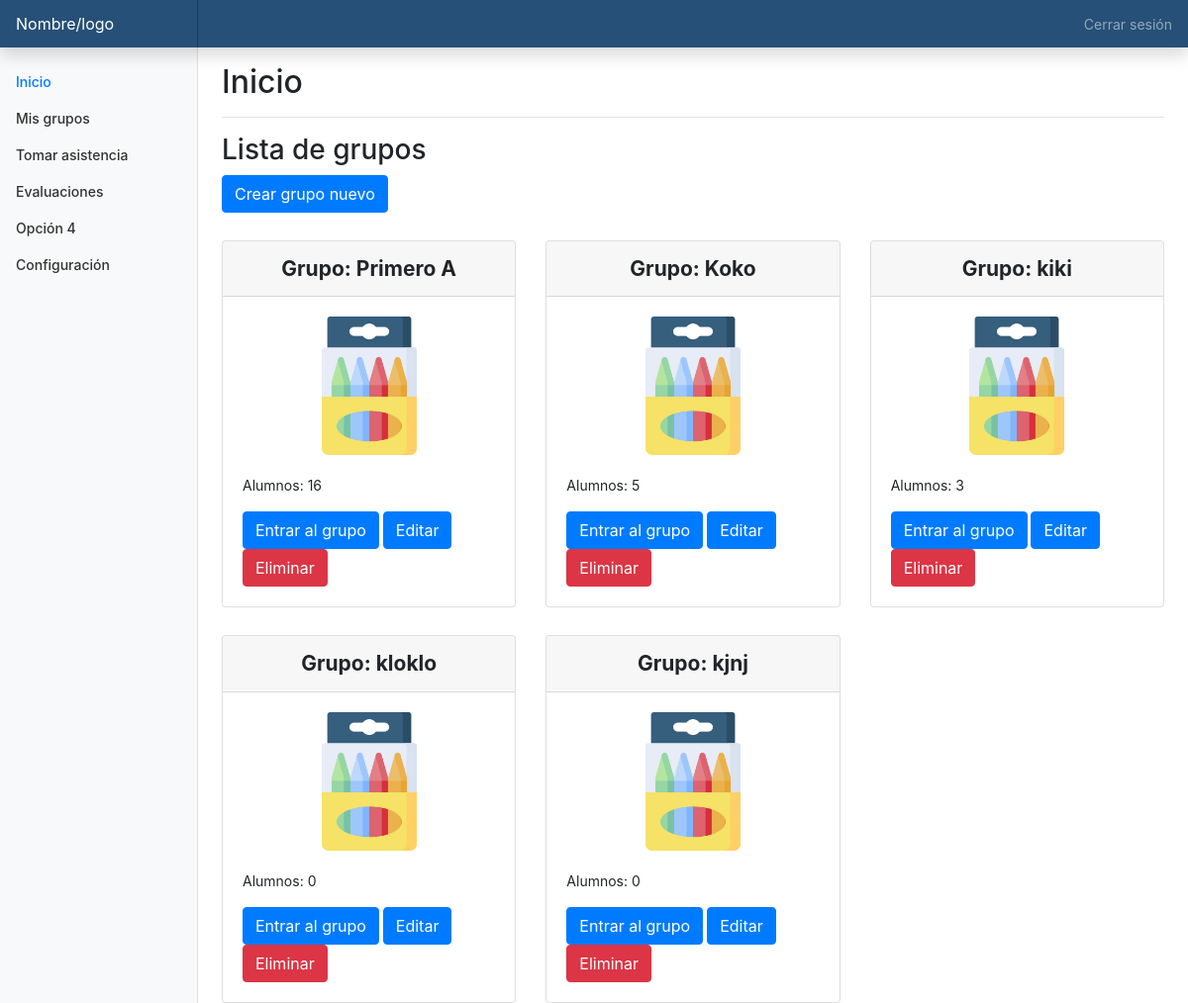
/grupos, run on the app's committed database.
### myGroups/models.py (models this page shows, shortened)
class Groups(models.Model):
    name = models.CharField(max_length=50)

### myGroups/views.py (the view)
# urls.py: path("grupos", views.groupsMenu, name="groups_home"),
def groupsMenu(request):
    grupos = Groups.objects.all()
    return render(request, "groups.html", {"grupos": grupos})

### myGroups/templates/groups.html
{% extends "base.html" %}
{% load static %}
{% block content %}
<h3>Lista de grupos</h3>
<a href="grupos/nuevo" class="btn btn-primary">Crear grupo nuevo</a>
  <div class="row groups-wraper">
      {% for grupo in grupos %}
        <div class="col-sm-4">
          <div class="card">
            <div class="card-header">
                Grupo: {{ grupo.name }}
            </div>
            <img src="{% static "img/img1.png" %}" class="card-img-top" alt="...">
            <div class="card-body">
              <p class="card-text">Alumnos: {{ grupo.students_set.count }}</p>
              <a href="{% url 'grupo_lista' grupo.id %}" class="btn btn-primary">Entrar al grupo</a>
              <a href="{% url 'grupos_editar' grupo.id %}" class="btn btn-primary">Editar</a>
              <a href="{% url 'grupos_eliminar' grupo.id %}" class="btn btn-danger">Eliminar</a>
            </div>
          </div>
        </div>
      {% endfor %}
  </div>
{% endblock %}

### myGroups/templates/base.html (shortened to what this page needs)
{% load static %}
<html lang="es">
  <head>
<link rel="stylesheet" href="https://stackpath.bootstrapcdn.com/bootstrap/4.5.0/css/bootstrap.min.css">
    <link rel="stylesheet" href="{% static 'css/dashboard.css' %}">
  </head>
  <body>
    <nav class="navbar navbar-dark sticky-top bg-dark flex-md-nowrap p-0 shadow">
  <a class="navbar-brand col-md-3 col-lg-2 mr-0 px-3" href="/">Nombre/logo</a>
  <ul class="navbar-nav px-3">
    <li class="nav-item text-nowrap">
      <a class="nav-link" href="#">Cerrar sesión</a>
    </li>
  </ul>
</nav>
<div class="container-fluid">
  <div class="row">
    <nav id="sidebarMenu" class="col-md-3 col-lg-2 d-md-block bg-light sidebar collapse">
      <div class="sidebar-sticky pt-3">
        <ul class="nav flex-column">
          <li class="nav-item">
            <a class="nav-link active" href="/">
              Inicio <span class="sr-only">(current)</span>
            </a>
          </li>
          <li class="nav-item">
            <a class="nav-link" href="/grupos">
              Mis grupos
            </a>
          </li>
          <li class="nav-item">
            <a class="nav-link" href="#">
            Tomar asistencia
            </a>
          </li>
          <li class="nav-item">
            <a class="nav-link" href="#">
              Evaluaciones
            </a>
          </li>
          <li class="nav-item">
            <a class="nav-link" href="#">
              Opción 4
            </a>
          </li>
          <li class="nav-item">
            <a class="nav-link" href="#">
              Configuración
            </a>
          </li>
        </ul>
      </div>
    </nav>
    <main role="main" class="col-md-9 ml-sm-auto col-lg-10 px-md-4">
      <div class="d-flex justify-content-between flex-wrap flex-md-nowrap align-items-center pt-3 pb-2 mb-3 border-bottom">
        <h1 class="h2">Inicio</h1>
      </div>
        {% block content %}
        {% endblock %}
    </main>
  </div>
</div>
  </body>
</html>

### myGroups/static/css/dashboard.css (style rules this page uses)
body { font-size: .875rem; }
.sidebar { position: fixed; top: 0; bottom: 0; left: 0; z-index: 100; padding: 48px 0 0; box-shadow: inset -1px 0 0 rgba(0, 0, 0, .1); }
.sidebar-sticky { position: relative; top: 0; height: calc(100vh - 48px); padding-top: .5rem; overflow-x: hidden; overflow-y: auto; }
.sidebar .nav-link { font-weight: 500; color: #333; }
.sidebar .nav-link.active { color: #007bff; }
.navbar-brand { padding-top: .75rem; padding-bottom: .75rem; font-size: 1rem; background-color: #265077; box-shadow: inset -1px 0 0 rgba(0, 0, 0, .25); }
.navbar-dark { background-color: #265077 !important; }
.card img { width: 10em; margin-left: auto; margin-right: auto; margin-top: 20px; }
.card-header { text-align: center; font-weight: bold; font-size: 1.5em; }
.card { margin-top: 2em; }

### data on the page
Groups: name "Primero A", students_set.count "16"
Groups: name "Koko", students_set.count "5"
Groups: name "kiki", students_set.count "3"
Groups: name "kloklo", students_set.count "0"
Groups: name "kjnj", students_set.count "0"
